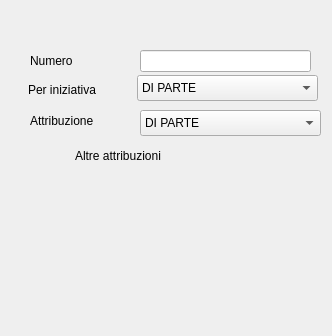
<ui version="4.0" >
 <class>Dialog</class>
 <widget class="QDialog" name="Dialog" >
  <property name="geometry" >
   <rect>
    <x>0</x>
    <y>0</y>
    <width>332</width>
    <height>336</height>
   </rect>
  </property>
  <property name="windowTitle" >
   <string>Dialog</string>
  </property>
  <widget class="QLabel" name="label" >
   <property name="geometry" >
    <rect>
     <x>30</x>
     <y>50</y>
     <width>84</width>
     <height>22</height>
    </rect>
   </property>
   <property name="text" >
    <string>Numero</string>
   </property>
  </widget>
  <widget class="QLineEdit" name="camponumero" >
   <property name="geometry" >
    <rect>
     <x>140</x>
     <y>50</y>
     <width>171</width>
     <height>22</height>
    </rect>
   </property>
   <property name="column" stdset="0" >
    <string>num</string>
   </property>
  </widget>
  <widget class="QComboBox" name="__column__iniziativa_2" >
   <property name="geometry" >
    <rect>
     <x>140</x>
     <y>110</y>
     <width>181</width>
     <height>26</height>
    </rect>
   </property>
   <item>
    <property name="text" >
     <string>DI PARTE</string>
    </property>
   </item>
  </widget>
  <widget class="QLabel" name="label_10" >
   <property name="geometry" >
    <rect>
     <x>75</x>
     <y>145</y>
     <width>121</width>
     <height>21</height>
    </rect>
   </property>
   <property name="text" >
    <string>Altre attribuzioni</string>
   </property>
  </widget>
  <widget class="PickerTableView" name="ptv" >
   <property name="geometry" >
    <rect>
     <x>30</x>
     <y>170</y>
     <width>281</width>
     <height>151</height>
    </rect>
   </property>
   <property name="toolTip" >
    <string>Picker-TableView</string>
   </property>
   <property name="whatsThis" >
    <string>TableView with picker</string>
   </property>
   <property name="openEnabled" >
    <bool>true</bool>
   </property>
   <property name="addEnabled" >
    <bool>true</bool>
   </property>
   <property name="delEnabled" >
    <bool>true</bool>
   </property>
   <property name="entity" stdset="0" >
    <string>.ufficireferenti</string>
   </property>
  </widget>
  <widget class="QLabel" name="label_2" >
   <property name="geometry" >
    <rect>
     <x>28</x>
     <y>80</y>
     <width>84</width>
     <height>20</height>
    </rect>
   </property>
   <property name="text" >
    <string>Per iniziativa</string>
   </property>
  </widget>
  <widget class="QLabel" name="label_9" >
   <property name="geometry" >
    <rect>
     <x>30</x>
     <y>110</y>
     <width>86</width>
     <height>21</height>
    </rect>
   </property>
   <property name="text" >
    <string>Attribuzione</string>
   </property>
  </widget>
  <widget class="QComboBox" name="__column__iniziativa" >
   <property name="geometry" >
    <rect>
     <x>137</x>
     <y>75</y>
     <width>181</width>
     <height>26</height>
    </rect>
   </property>
   <item>
    <property name="text" >
     <string>DI PARTE</string>
    </property>
   </item>
  </widget>
  <widget class="NavigationBar" name="navbar" >
   <property name="geometry" >
    <rect>
     <x>0</x>
     <y>0</y>
     <width>332</width>
     <height>43</height>
    </rect>
   </property>
   <property name="toolTip" >
    <string>NavigationBar</string>
   </property>
   <property name="whatsThis" >
    <string>Main PyPaPi NavigationBar</string>
   </property>
  </widget>
 </widget>
 <customwidgets>
  <customwidget>
   <class>NavigationBar</class>
   <extends>QWidget</extends>
   <header>pypapi.ui.widgets.navigationbar</header>
  </customwidget>
  <customwidget>
   <class>PickerTableView</class>
   <extends>QWidget</extends>
   <header>pypapi.ui.widgets.pickertableview</header>
  </customwidget>
 </customwidgets>
 <resources/>
 <connections/>
</ui>
